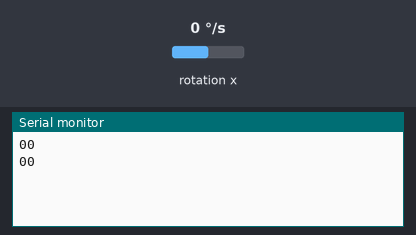
Recording of a sketch running on a simulated ESP32. On the bench: the last lines printed to the serial monitor. Wiring (inferred from the names in the program): MPU-6050 motion sensor at I2C address 0x68. Inputs (shaded band) come from the test bench; at power-on: rotation x 0 °/s. Nothing arrives over Bluetooth unless stated.

Above: at 3.3 s.
3.4 s: rotation x set to -192 °/s
At 6.3 s:
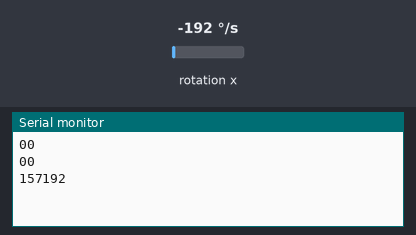
6.7 s: rotation x set to -100 °/s
At 8.4 s:
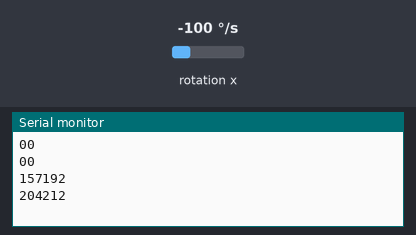
Timing chart, 0 to 9.9 s (numbered marks = the images above; inputs shaded):
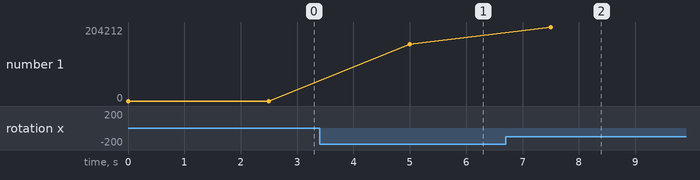

The sketch:

4_sensor_over_bluetooth_1.ino
```cpp
// simple initial sketch to send MPU6050 values via bluetooth

#include "BluetoothSerial.h"        // include bluetoothserial package from ESP
#include <Wire.h>                   // include I2C library

const int MPU_addr = 0x68;          // I2C address of GY-521
const int I2C_SDA = 27;                 // set the I2C communication pins
const int I2C_SCL = 26;
int16_t GyX, GyY, GyZ;              // pointers for gyroscope values (16bit fixed length int)
char *pin = "1234";                 // set the pin code for bluetooth
BluetoothSerial SerialBT;           // constructer for a bluetooth serial object


void setup() {
  // firstly lets initialize the I2C communication with the MPU-6050
  Wire.begin(I2C_SDA, I2C_SCL);     // initialize I2C
  Wire.beginTransmission(MPU_addr); // Begin transmission to I2C slave
  Wire.write(0x6B);                 // unsure what this does still
  Wire.write(0);                    // write 0 to the device to wake it up
  Wire.endTransmission(true);       // unsure what this does also

  // now we set up the bluetooth communication
  SerialBT.setPin(pin);             // set the pin code for bluetooth
  SerialBT.begin("ESP32test");      // begin bluetooth communication and set the bluetooth name

  Serial.begin(115200);             // start serial connection for debugging purposes

  // now we are are reaady to connect to the ESP32 via bluetooth
}


void loop() {
  Wire.beginTransmission(MPU_addr); // begin transmission to I2C slave
  // starting with register 0x43 (GYRO_XOUT_H)
  Wire.write(0x43);
  Wire.endTransmission(false);      // I guess this tells the MPU we want to keep communcation open... not sure
  // request a total of 6 registers
//  Wire.requestFrom(MPU_addr, 6, true);
  Wire.requestFrom(MPU_addr, 2, true);

  int parta;
  int partb;
  parta = Wire.read();
  partb = Wire.read();

  SerialBT.write(parta);
  Serial.print(parta);
  SerialBT.write(partb);
  Serial.println(partb);

  // look at ESP32_gyro_test for explanation
//  GyX = Wire.read()<<8|Wire.read();
//  GyY = Wire.read()<<8|Wire.read();
//  GyZ = Wire.read()<<8|Wire.read();

  // for now we can send serial data over like this, it might make sense to do some smart bitwise stuff in the future
  // dunno, depends on speed
//  SerialBT.write('x');
//  SerialBT.write(GyX);
//  Serial.println(GyX);

//  SerialBT.write('y');
//  SerialBT.write(GyY);

//  SerialBT.write('z');
//  SerialBT.write(GyZ);

  delay(2500);
}
```

Measured:
- after the input at 3.4 s, the serial monitor: prints a new line after 1.6 s (image 1)
- after the input at 6.7 s, the serial monitor: prints a new line after 0.80 s (image 2)
- plotted number 1: 0 → 157192 after the input at 3.4 s, 157192 → 204212 after the input at 6.7 s
